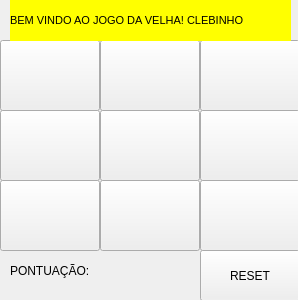
<?xml version="1.0" encoding="UTF-8"?>
<ui version="4.0">
 <class>jogo_da_velha</class>
 <widget class="QMainWindow" name="jogo_da_velha">
  <property name="geometry">
   <rect>
    <x>0</x>
    <y>0</y>
    <width>298</width>
    <height>300</height>
   </rect>
  </property>
  <property name="maximumSize">
   <size>
    <width>300</width>
    <height>300</height>
   </size>
  </property>
  <property name="windowTitle">
   <string>Jogo de Velha</string>
  </property>
  <widget class="QWidget" name="centralwidget">
   <widget class="QPushButton" name="btn_1">
    <property name="geometry">
     <rect>
      <x>0</x>
      <y>40</y>
      <width>100</width>
      <height>71</height>
     </rect>
    </property>
    <property name="text">
     <string/>
    </property>
   </widget>
   <widget class="QPushButton" name="btn_2">
    <property name="geometry">
     <rect>
      <x>100</x>
      <y>40</y>
      <width>100</width>
      <height>71</height>
     </rect>
    </property>
    <property name="text">
     <string/>
    </property>
   </widget>
   <widget class="QPushButton" name="btn_3">
    <property name="geometry">
     <rect>
      <x>200</x>
      <y>40</y>
      <width>100</width>
      <height>71</height>
     </rect>
    </property>
    <property name="text">
     <string/>
    </property>
   </widget>
   <widget class="QPushButton" name="btn_4">
    <property name="geometry">
     <rect>
      <x>0</x>
      <y>110</y>
      <width>100</width>
      <height>71</height>
     </rect>
    </property>
    <property name="text">
     <string/>
    </property>
   </widget>
   <widget class="QPushButton" name="btn_6">
    <property name="geometry">
     <rect>
      <x>200</x>
      <y>110</y>
      <width>100</width>
      <height>71</height>
     </rect>
    </property>
    <property name="text">
     <string/>
    </property>
   </widget>
   <widget class="QPushButton" name="btn_5">
    <property name="geometry">
     <rect>
      <x>100</x>
      <y>110</y>
      <width>100</width>
      <height>71</height>
     </rect>
    </property>
    <property name="text">
     <string/>
    </property>
   </widget>
   <widget class="QPushButton" name="btn_7">
    <property name="geometry">
     <rect>
      <x>0</x>
      <y>180</y>
      <width>100</width>
      <height>71</height>
     </rect>
    </property>
    <property name="text">
     <string/>
    </property>
   </widget>
   <widget class="QPushButton" name="btn_9">
    <property name="geometry">
     <rect>
      <x>200</x>
      <y>180</y>
      <width>100</width>
      <height>71</height>
     </rect>
    </property>
    <property name="text">
     <string/>
    </property>
   </widget>
   <widget class="QPushButton" name="btn_8">
    <property name="geometry">
     <rect>
      <x>100</x>
      <y>180</y>
      <width>100</width>
      <height>71</height>
     </rect>
    </property>
    <property name="text">
     <string/>
    </property>
   </widget>
   <widget class="QLabel" name="label_superior">
    <property name="geometry">
     <rect>
      <x>10</x>
      <y>0</y>
      <width>281</width>
      <height>41</height>
     </rect>
    </property>
    <property name="font">
     <font>
      <pointsize>8</pointsize>
     </font>
    </property>
    <property name="styleSheet">
     <string notr="true">background-color: rgb(255, 255, 0);</string>
    </property>
    <property name="text">
     <string>BEM VINDO AO JOGO DA VELHA! CLEBINHO</string>
    </property>
   </widget>
   <widget class="QLabel" name="label_inferior">
    <property name="geometry">
     <rect>
      <x>10</x>
      <y>250</y>
      <width>191</width>
      <height>41</height>
     </rect>
    </property>
    <property name="text">
     <string>PONTUAÇÃO:</string>
    </property>
   </widget>
   <widget class="QPushButton" name="btn_reset">
    <property name="geometry">
     <rect>
      <x>200</x>
      <y>250</y>
      <width>100</width>
      <height>51</height>
     </rect>
    </property>
    <property name="text">
     <string>RESET</string>
    </property>
   </widget>
  </widget>
  <action name="actionOpen">
   <property name="text">
    <string>Open</string>
   </property>
  </action>
  <action name="actionClose">
   <property name="text">
    <string>Close</string>
   </property>
  </action>
  <action name="actionSettings">
   <property name="text">
    <string>Settings</string>
   </property>
  </action>
 </widget>
 <tabstops>
  <tabstop>btn_1</tabstop>
  <tabstop>btn_2</tabstop>
  <tabstop>btn_3</tabstop>
  <tabstop>btn_4</tabstop>
  <tabstop>btn_5</tabstop>
  <tabstop>btn_6</tabstop>
  <tabstop>btn_7</tabstop>
  <tabstop>btn_8</tabstop>
  <tabstop>btn_9</tabstop>
  <tabstop>btn_reset</tabstop>
 </tabstops>
 <resources/>
 <connections/>
</ui>
